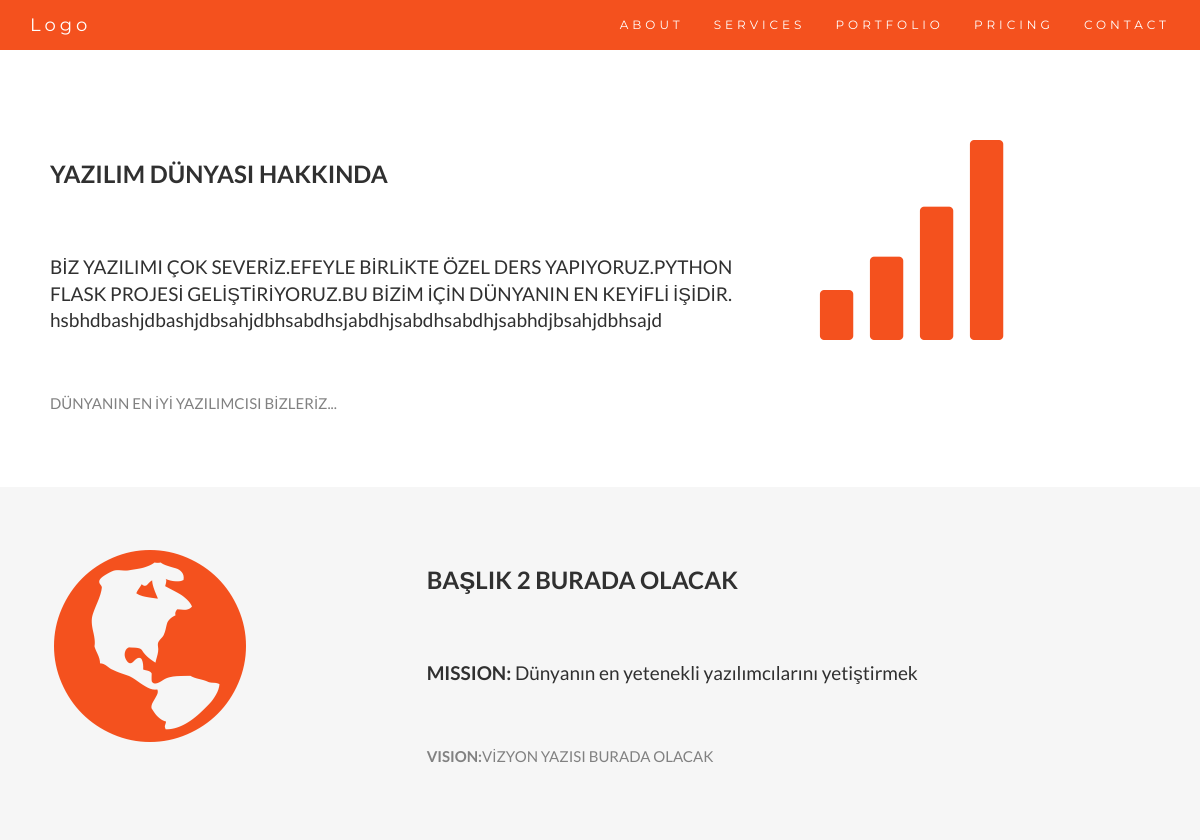
The app's page /About with its own data.
### tables this page shows
CREATE TABLE "Hakkımda" (
	"Baslik"	TEXT,
	"AltBaslik"	TEXT,
	"Aciklama"	TEXT,
	"Baslik2"	TEXT,
	"Misyon"	TEXT,
	"Vizyon"	TEXT
);

### app.py (the view)
@app.route('/About')
def Hakkinda():
    con = sqlite3.connect("CvDB.db")
    cur = con.cursor()
    cur.execute(f"select * from Hakkımda")
    veri = cur.fetchone()
    return render_template('About.html', hakkımda_verisi=veri)

### templates/About.html
{% extends 'Layout.html' %}
{% block content %}
    <div id="about" class="container-fluid">
  <div class="row">
    <div class="col-sm-8">
      <h2>{{ hakkımda_verisi[0]}}</h2><br>
      <h4>{{ hakkımda_verisi[1]}}</h4><br>
      <p>{{ hakkımda_verisi[2]}}</p>
    </div>
    <div class="col-sm-4">
      <span class="glyphicon glyphicon-signal logo"></span>
    </div>
  </div>
</div>
<div class="container-fluid bg-grey">
  <div class="row">
    <div class="col-sm-4">
      <span class="glyphicon glyphicon-globe logo slideanim slide"></span>
    </div>
    <div class="col-sm-8">
      <h2>{{ hakkımda_verisi[3]}}</h2><br>
      <h4><strong>MISSION:</strong> {{ hakkımda_verisi[4]}}</h4><br>
      <p><strong>VISION:</strong>{{ hakkımda_verisi[5]}}</p>
    </div>
  </div>
</div>
{% endblock %}

### templates/Layout.html (shortened to what this page needs)
<!DOCTYPE html>
<html lang="en">
<head>
  <link rel="stylesheet" href="https://maxcdn.bootstrapcdn.com/bootstrap/3.4.1/css/bootstrap.min.css">
</head>
<body id="myPage" data-spy="scroll" data-target=".navbar" data-offset="60">
<nav class="navbar navbar-default navbar-fixed-top">
  <div class="container">
    <div class="navbar-header">
      <a class="navbar-brand" href="/">Logo</a>
    </div>
    <div class="collapse navbar-collapse" id="myNavbar">
      <ul class="nav navbar-nav navbar-right">
        <li><a href="/About">ABOUT</a></li>
        <li><a href="/Services">SERVICES</a></li>
        <li><a href="/Portfolio">PORTFOLIO</a></li>
        <li><a href="/Pricing">PRICING</a></li>
        <li><a href="/Contact">CONTACT</a></li>
      </ul>
    </div>
  </div>
</nav>
<br>
<br>
<br>
{% block content %}
{% endblock %}
</body>
</html>

### templates/Layout.html (style rules this page uses)
body { font: 400 15px Lato, sans-serif; line-height: 1.8; color: #818181; }
h2 { font-size: 24px; text-transform: uppercase; color: #303030; font-weight: 600; margin-bottom: 30px; }
h4 { font-size: 19px; line-height: 1.375em; color: #303030; font-weight: 400; margin-bottom: 30px; }
.container-fluid { padding: 60px 50px; }
.bg-grey { background-color: #f6f6f6; }
.logo { color: #f4511e; font-size: 200px; }
.navbar { margin-bottom: 0; background-color: #f4511e; z-index: 9999; border: 0; font-size: 12px !important; line-height: 1.42857143 !important; letter-spacing: 4px; border-radius: 0; font-family: Montserrat, sans-serif; }
.navbar li a, .navbar .navbar-brand { color: #fff !important; }
.slideanim { visibility:hidden; }
.slide { animation-name: slide; -webkit-animation-name: slide; animation-duration: 1s; -webkit-animation-duration: 1s; visibility: visible; }

### records on screen
Hakkımda: Baslik "YAZILIM DÜNYASI HAKKINDA", AltBaslik "BİZ YAZILIMI ÇOK SEVERİZ.EFEYLE BİRLİKTE ÖZEL DERS YAPIYORUZ.PYTHON FLASK PROJESİ GELİŞTİRİYORUZ.BU BİZİM İÇİN DÜNYANIN EN KEYİFLİ İŞİDİR. hsbhdbashjdbashjdbsahjdbhsabdhsjabdhjsabdhsabdhjsabhdjbsahjdbhsajd", Aciklama "DÜNYANIN EN İYİ YAZILIMCISI BİZLERİZ...", Baslik2 "BAŞLIK 2 BURADA OLACAK", Misyon "Dünyanın en yetenekli yazılımcılarını yetiştirmek", Vizyon "VİZYON YAZISI BURADA OLACAK"
